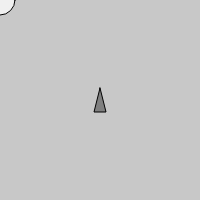
Frame 1 (no input)
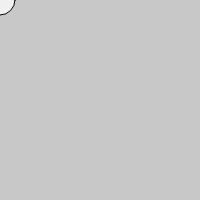
Frame 60 (no input)
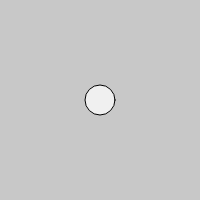
Frame 120 (the mouse pressed at the canvas centre since frame 60)

The p5.js sketch that drew these frames (run headless with seeded random() and noise() and a simulated clock; from frame 60 on, the mouse is pressed at the canvas centre):

// p5.js sketch
// ── sketch.js
var w,h;
var speed = 2;
var a,b
var player;
var target;
function setup() {
  // put setup code here
  createCanvas(200,200);
  w = width/2;
  h = height/2;
  a =15;
  b = 5;
  player = new Vehicle(width/2,height/2);
  
}

function draw() {
  background(200,200,200);
  fill(240,240,240);
  target = new createVector(mouseX,mouseY);
  // triangle(w,h,w,h+10,w+a,h+b);
  // w += speed;
  // if(w+a >= width || w+a <= 0){
  //   speed = -speed;
  //   a = -a;
  // }
  ellipse(target.x,target.y,30,30);
  player.seek(target);
  player.display();
  player.update();
}
function Vehicle(x,y){
  this.accleration = new createVector(0,0);
  this.velocity = new createVector(0,-2);
  this.pos = new createVector(x,y);
  this.r = 6;
  this.desired;
  this.maxSpeed = 10;
  this.maxForce = 0.1;
  this.display = function(){
    var theta = this.velocity.heading() + PI/2;
    fill(127);
    stroke(0);
    strokeWeight(1);
    push();
    translate(this.pos.x,this.pos.y);
    rotate(theta);
    beginShape();
    vertex(0, -this.r*2);
    vertex(-this.r, this.r*2);
    vertex(this.r, this.r*2);
    endShape(CLOSE);
    pop();
  }
  this.update = function(){
    this.velocity.add(this.accleration);
    this.velocity.limit(this.maxSpeed);
    this.pos.add(this.velocity);
    this.accleration.mult(0);
  }
  this.applyForce = function(f){
      this.accleration.add(f);

  }
  this.seek = function(target){
    this.desired = p5.Vector.sub(target, this.pos);
    this.desired.normalize();
    this.desired.setMag(this.maxSpeed);

    var steer = p5.Vector.sub(this.desired,this.velocity);
    steer.limit(this.maxForce);
    this.applyForce(steer);

  }
}
